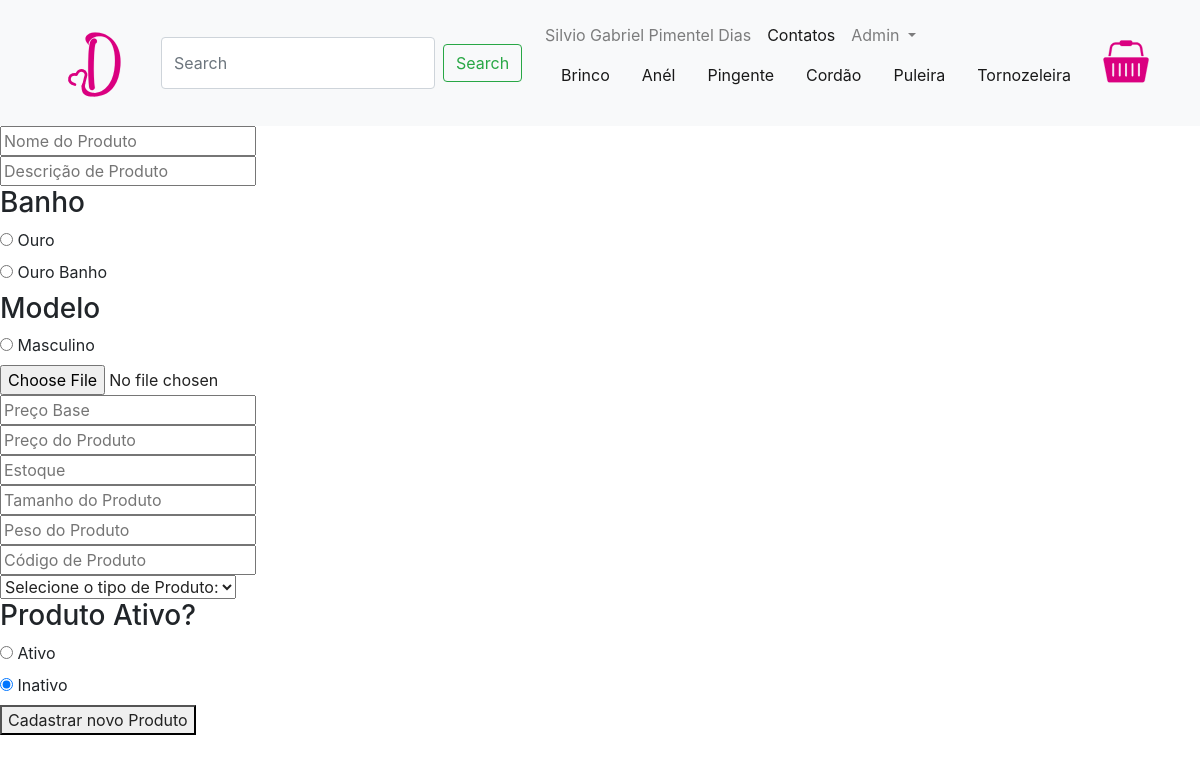
The page /index.php?pagina=cadastro_produtos (signed in) on the database its author committed.
### tables this page shows
CREATE TABLE banho(
	id_banho INT AUTO_INCREMENT,
    nome_banho VARCHAR (15),
    PRIMARY KEY(id_banho)
);

CREATE TABLE modelo(
	id_modelo INT AUTO_INCREMENT,
    nome_modelo VARCHAR(50),
    PRIMARY KEY(id_modelo)
    );

### paginas/ADMIN/cadastroproduto.php (the view, shortened to what this page needs)
<?php
  $campo = array();
  $descricao_botao = 'Cadastrar novo Produto';
  $acao_formulario =   './script/incluir_produto.php';
  $query_tipo = 'SELECT * FROM tipo_produto';
  $resultado_tipo = mysqli_query($conexao, $query_tipo);
  $query_banho = 'SELECT * FROM banho';
  $resultado_banho = mysqli_query($conexao,$query_banho);
  $query_modelo = 'SELECT * FROM modelo';
  $resultado_modelo = mysqli_query($conexao,$query_modelo);
  if(!isset($_GET['id'])){
    $campo['nome_produto'] = '';
    $campo['descricao_produto'] = '';
    $campo['banho_produto'] = '';
    $campo['img_produto'] = '';
    $campo['precoBase_produto'] = '';
    $campo['preco_produto'] = '';
    $campo['estoque_produto'] = '';
    $campo['tamanho_produto'] = '';
    $campo['peso_produto'] = '';
    $campo['codigo_produto'] = '';
    $campo['id_banho'] = '';
    $campo['ativo'] = '';
    $campo['modelo'] = '';
  }
?>
<form id="cadastro_produto" action="<?=$acao_formulario?>" method="POST" enctype="multipart/form-data">
    <input type="text" id="nome_produto"      name= "txt_nome_produto"        value ='<?=$campo['nome_produto']?>'        placeholder="Nome do Produto">      <br>
    <input type="text" id="descricao_produto" name= "txt_descricao_produto"   value = '<?=$campo['descricao_produto']?>'  placeholder="Descrição de Produto"> <br>
    <h3>Banho</h3>
    <?php
      while($linha_banho = mysqli_fetch_array($resultado_banho)){
        if($campo['id_banho'] == $linha_banho['id_banho']){
            $valor ='checked';
        }else{
          $valor = '';
        }
    ?>
    <input type="radio" id="<?=$linha_banho['id_banho']?>'" name="rdBanho" value="<?=$linha_banho['id_banho']?>"  <?=$valor?>>
      <label for="<?=$linha_banho['id_banho']?>"><?=$linha_banho['nome_banho']?></label><br>
    <?php
         }
    ?>
<h3>Modelo</h3>
<?php
      while($linha_modelo = mysqli_fetch_array($resultado_modelo)){
        if($campo['modelo'] == $linha_modelo['id_modelo']){
            $valor ='checked';
        }else{
          $valor = '';
        }
    ?>
    <input type="radio" id="<?=$linha_modelo['id_modelo']?>'" name="rdModelo" value="<?=$linha_modelo['id_modelo']?>"  <?=$valor?>>
      <label for="<?=$linha_modelo['id_modelo']?>"><?=$linha_modelo['nome_modelo']?></label><br>
    <?php
         }
    ?>
    <input type="file" id="fileToUpload"      name= "fileToUpload"            value = '<?=$campo['img_produto']?>'        placeholder="imagem" required>      <br>
    <input type="text" id="precoBase_produto" name= "txt_precoBase_produto"   value = '<?= $campo['precoBase_produto']?>' placeholder="Preço Base">           <br>
    <input type="text" id="preco_produto"     name= "txt_preco_produto"       value = '<?=$campo['preco_produto']?>'      placeholder="Preço do Produto">     <br>
    <input type="text" id="estoque_produto"   name= "txt_estoque_produto"     value = '<?=$campo['estoque_produto']?>'    placeholder="Estoque">              <br>
    <input type="text" id="tamanho_produto"   name= "txt_tamanho_produto"     value = '<?=$campo['tamanho_produto']?>'    placeholder="Tamanho do Produto">   <br>
    <input type="text" id="peso_produto"      name= "txt_peso_produto"        value = '<?=$campo['peso_produto']?>'       placeholder="Peso do Produto">      <br>
    <input type="text" id="codigo_produto"    name= "txt_codigo_produto"      value = '<?=$campo['codigo_produto']?>'     placeholder="Código de Produto">    <br>
    <select class="entrada" name="cmbTipoProduto">
            <option value="#">Selecione o tipo de Produto:</option>
            <?php while($linha_tipoProduto = mysqli_fetch_array($resultado_tipo)){
                        PRINT_R($linha_tipoProduto);
            ?>
            <?php } ?>
    </select><br>
    <h3>Produto Ativo? </h3>
      <?php
        if($campo['ativo'] == 1){
          $valorAtivo = 'checked';
          $valorInativo = '';
        }else{
          $valorInativo = 'checked';
          $valorAtivo = '';
        }
      ?>
        <input type="radio" id="ativar'" name="rdAtivo" value="1" <?=$valorAtivo?>>
          <label for="ativar">Ativo</label><br>
        <input type="radio" id="desativar'" name="rdAtivo" value="0" <?=$valorInativo?>>
          <label for="ativar">Inativo</label><br>
    <button type ='submit'><?=$descricao_botao?></button>
</form>

### rows shown on the page
banho: nome_banho "Ouro"
banho: nome_banho "Ouro Banho"
modelo: nome_modelo "Masculino"

### other values the page prints
$login "Silvio Gabriel Pimentel Dias"
$descricao_botao "Cadastrar novo Produto"
